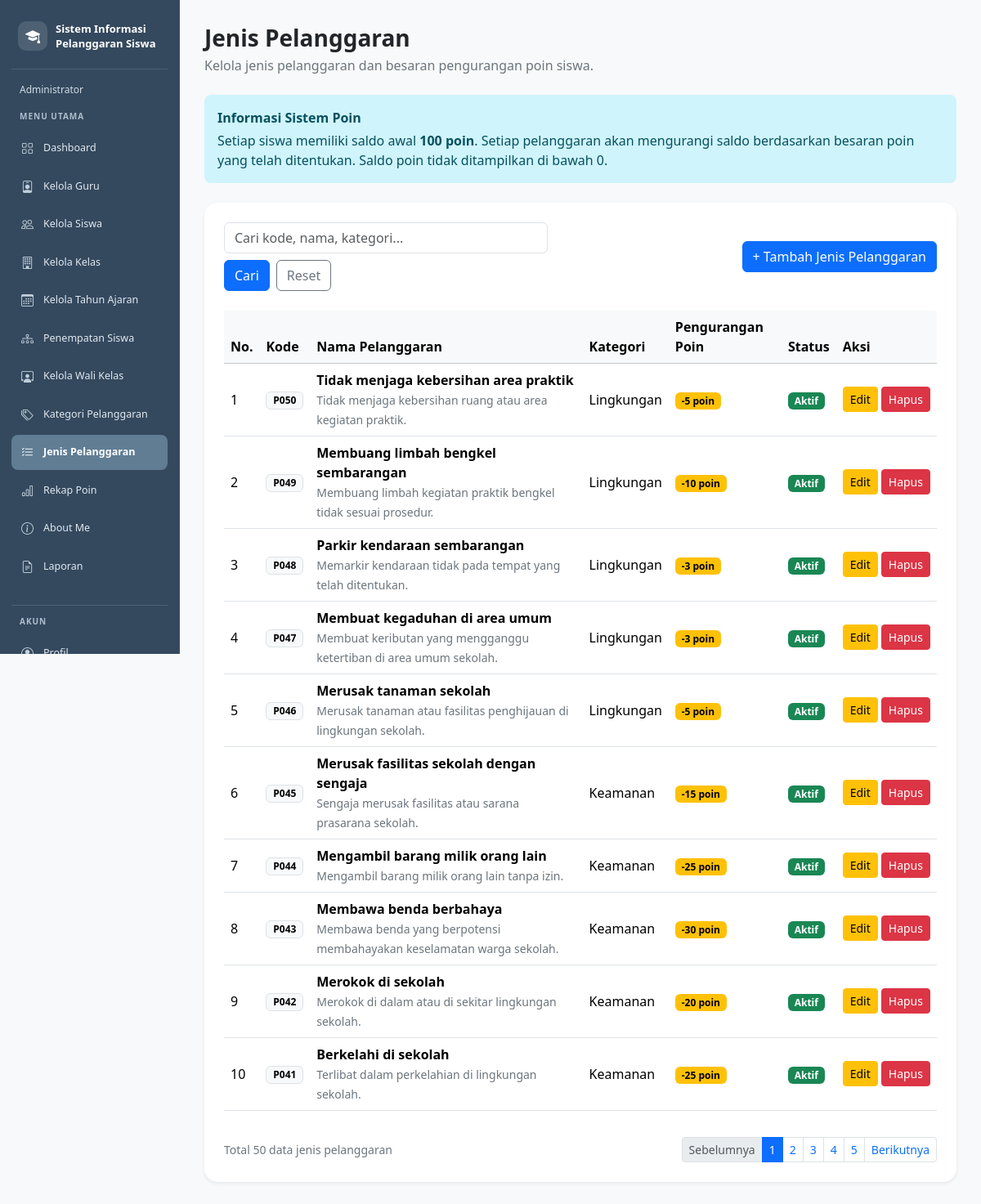
Page /jenis_pelanggaran.php (signed in) on the committed database.
### tables this page shows
CREATE TABLE `t_pelanggaran` (
  `id` int(11) NOT NULL,
  `pelanggaran_kategori_id` int(11) NOT NULL,
  `kode` varchar(30) NOT NULL,
  `nama` varchar(150) NOT NULL,
  `poin` int(11) NOT NULL,
  `deskripsi` text NOT NULL,
  `status_aktif` tinyint(1) NOT NULL,
  `created_at` timestamp NOT NULL DEFAULT current_timestamp(),
  `updated_at` timestamp NOT NULL DEFAULT current_timestamp()
);

CREATE TABLE `t_pelanggaran_kategori` (
  `id` int(11) NOT NULL,
  `nama` varchar(100) NOT NULL,
  `deskripsi` text NOT NULL,
  `status_aktif` tinyint(1) NOT NULL,
  `created_at` timestamp NOT NULL DEFAULT current_timestamp(),
  `updated_at` timestamp NOT NULL DEFAULT current_timestamp()
);

### jenis_pelanggaran.php (the view, shortened to what this page needs)
<?php
include "config/koneksi.php";
$cari = trim($_GET['cari'] ?? '');
$batas = 10;
$halaman = max(1, (int)($_GET['halaman'] ?? 1));
$where = "";
$kata = "%" . $cari . "%";
$sqlCount = "SELECT COUNT(*) AS total
             FROM t_pelanggaran p
             JOIN t_pelanggaran_kategori k
               ON k.id = p.pelanggaran_kategori_id
             $where";
if ($cari !== '') {
    $stmtCount = mysqli_prepare($koneksi, $sqlCount);
    if (!$stmtCount) {
        die("Gagal menyiapkan pencarian jumlah data.");
    }
    mysqli_stmt_bind_param(
        $stmtCount,
        "sss",
        $kata,
        $kata,
        $kata
    );
    mysqli_stmt_execute($stmtCount);
    $hasilCount = mysqli_stmt_get_result($stmtCount);
} else {
    $hasilCount = mysqli_query($koneksi, $sqlCount);
}
$totalData = (int) mysqli_fetch_assoc($hasilCount)['total'];
$totalHalaman = max(1, (int) ceil($totalData / $batas));
$halaman = min($halaman, $totalHalaman);
$offset = ($halaman - 1) * $batas;
$sql = "SELECT
            p.id,
            p.kode,
            p.nama,
            p.poin,
            p.deskripsi,
            p.status_aktif,
            k.nama AS nama_kategori
        FROM t_pelanggaran p
        JOIN t_pelanggaran_kategori k
          ON k.id = p.pelanggaran_kategori_id
        $where
        ORDER BY p.id DESC
        LIMIT $batas OFFSET $offset";
if ($cari !== '') {
    $stmt = mysqli_prepare($koneksi, $sql);
    if (!$stmt) {
        die("Gagal menyiapkan data jenis pelanggaran.");
    }
    mysqli_stmt_bind_param(
        $stmt,
        "sss",
        $kata,
        $kata,
        $kata
    );
    mysqli_stmt_execute($stmt);
    $data = mysqli_stmt_get_result($stmt);
} else {
    $data = mysqli_query($koneksi, $sql);
}
?>
<!DOCTYPE html>
<html lang="id">
<head>
    <link href="https://cdn.jsdelivr.net/npm/bootstrap@5.3.3/dist/css/bootstrap.min.css"
          rel="stylesheet">
</head>
<body class="bg-light">
<?php include "includes/sidebar.php"; ?>
<main style="margin-left:220px; padding:30px; min-height:100vh;">
    <div class="mb-4">
        <h3 class="fw-bold mb-1">Jenis Pelanggaran</h3>
        <p class="text-secondary mb-0">
            Kelola jenis pelanggaran dan besaran pengurangan poin siswa.
        </p>
    </div>
    <div class="alert alert-info border-0 rounded-3 mb-4">
        <div class="fw-semibold mb-1">
            Informasi Sistem Poin
        </div>
        Setiap siswa memiliki saldo awal <strong>100 poin</strong>.
        Setiap pelanggaran akan mengurangi saldo berdasarkan
        besaran poin yang telah ditentukan.
        Saldo poin tidak ditampilkan di bawah 0.
    </div>
    <div class="card border-0 shadow-sm rounded-4">
        <div class="card-body p-4">
            <div class="d-flex flex-wrap justify-content-between
                        align-items-center gap-3 mb-4">
                <form method="GET"
                      action="jenis_pelanggaran.php"
                      class="d-flex flex-wrap gap-2">
                    <input type="text"
                           name="cari"
                           class="form-control"
                           placeholder="Cari kode, nama, kategori..."
                           value="<?= htmlspecialchars($cari, ENT_QUOTES, 'UTF-8') ?>">
                    <button type="submit" class="btn btn-primary">
                        Cari
                    </button>
                    <a href="jenis_pelanggaran.php"
                       class="btn btn-outline-secondary">
                        Reset
                    </a>
                </form>
                <a href="tambah_pelanggaran.php"
                   class="btn btn-primary">
                    + Tambah Jenis Pelanggaran
                </a>
            </div>
            <div class="table-responsive">
                <table class="table table-hover align-middle">
                    <thead class="table-light">
                        <tr>
                            <th>No.</th>
                            <th>Kode</th>
                            <th>Nama Pelanggaran</th>
                            <th>Kategori</th>
                            <th>Pengurangan Poin</th>
                            <th>Status</th>
                            <th>Aksi</th>
                        </tr>
                    </thead>
                    <tbody>
                    <?php if (mysqli_num_rows($data) > 0): ?>
                        <?php $no = $offset + 1; ?>
                        <?php while ($row = mysqli_fetch_assoc($data)): ?>
                            <tr>
                                <td><?= $no++ ?></td>
                                <td>
                                    <span class="badge text-bg-light border">
                                        <?= htmlspecialchars($row['kode'], ENT_QUOTES, 'UTF-8') ?>
                                    </span>
                                </td>
                                <td style="min-width:220px;">
                                    <div class="fw-semibold">
                                        <?= htmlspecialchars($row['nama'], ENT_QUOTES, 'UTF-8') ?>
                                    </div>
                                    <small class="text-secondary">
                                        <?= htmlspecialchars($row['deskripsi'], ENT_QUOTES, 'UTF-8') ?>
                                    </small>
                                </td>
                                <td>
                                    <?= htmlspecialchars($row['nama_kategori'], ENT_QUOTES, 'UTF-8') ?>
                                </td>
                                <td>
                                    <span class="badge text-bg-warning">
                                        -<?= (int) $row['poin'] ?> poin
                                    </span>
                                </td>
                                <td>
                                    <?php if ((int) $row['status_aktif'] === 1): ?>
                                        <span class="badge text-bg-success">
                                            Aktif
                                        </span>
                                    <?php else: ?>
                                        <span class="badge text-bg-secondary">
                                            Nonaktif
                                        </span>
                                    <?php endif; ?>
                                </td>
                                <td>
                                    <div class="d-flex gap-1">
                                        <a href="edit_pelanggaran.php?id=<?= (int) $row['id'] ?>"
                                           class="btn btn-sm btn-warning">
                                            Edit
                                        </a>
                                        <form action="hapus_pelanggaran.php"
                                              method="POST"
                                              class="d-inline"
                                              onsubmit="return confirm('Yakin ingin menghapus jenis pelanggaran ini?');">
                                            <button type="submit"
                                                    class="btn btn-sm btn-danger">
                                                Hapus
                                            </button>
                                        </form>
                                    </div>
                                </td>
                            </tr>
                        <?php endwhile; ?>
                    <?php endif; ?>
                    </tbody>
                </table>
            </div>
            <div class="d-flex flex-wrap justify-content-between
                        align-items-center gap-3 mt-3">
                <small class="text-secondary">
                    Total <?= $totalData ?> data jenis pelanggaran
                </small>
                <?php if ($totalData > 0): ?>
                    <nav aria-label="Navigasi halaman">
                        <ul class="pagination pagination-sm mb-0">
                            <li class="page-item <?= $halaman <= 1 ? 'disabled' : '' ?>">
                                <a class="page-link"
                                   href="?cari=<?= urlencode($cari) ?>&halaman=<?= max(1, $halaman - 1) ?>">
                                    Sebelumnya
                                </a>
                            </li>
                            <?php for ($i = 1; $i <= $totalHalaman; $i++): ?>
                                <li class="page-item <?= $i == $halaman ? 'active' : '' ?>">
                                    <a class="page-link"
                                       href="?cari=<?= urlencode($cari) ?>&halaman=<?= $i ?>">
                                        <?= $i ?>
                                    </a>
                                </li>
                            <?php endfor; ?>
                            <li class="page-item <?= $halaman >= $totalHalaman ? 'disabled' : '' ?>">
                                <a class="page-link"
                                   href="?cari=<?= urlencode($cari) ?>&halaman=<?= min($totalHalaman, $halaman + 1) ?>">
                                    Berikutnya
                                </a>
                            </li>
                        </ul>
                    </nav>
                <?php endif; ?>
            </div>
        </div>
    </div>
</main>
</body>
</html>

### rows in the picture
t_pelanggaran: kode "P050", nama "Tidak menjaga kebersihan area praktik", deskripsi "Tidak menjaga kebersihan ruang atau area kegiatan praktik.", pelanggaran_kategori.nama "Lingkungan", poin "5", status_aktif "Aktif"
t_pelanggaran: kode "P049", nama "Membuang limbah bengkel sembarangan", deskripsi "Membuang limbah kegiatan praktik bengkel tidak sesuai prosedur.", pelanggaran_kategori.nama "Lingkungan", poin "10", status_aktif "Aktif"
t_pelanggaran: kode "P048", nama "Parkir kendaraan sembarangan", deskripsi "Memarkir kendaraan tidak pada tempat yang telah ditentukan.", pelanggaran_kategori.nama "Lingkungan", poin "3", status_aktif "Aktif"
t_pelanggaran: kode "P047", nama "Membuat kegaduhan di area umum", deskripsi "Membuat keributan yang mengganggu ketertiban di area umum sekolah.", pelanggaran_kategori.nama "Lingkungan", poin "3", status_aktif "Aktif"
t_pelanggaran: kode "P046", nama "Merusak tanaman sekolah", deskripsi "Merusak tanaman atau fasilitas penghijauan di lingkungan sekolah.", pelanggaran_kategori.nama "Lingkungan", poin "5", status_aktif "Aktif"
t_pelanggaran: kode "P045", nama "Merusak fasilitas sekolah dengan sengaja", deskripsi "Sengaja merusak fasilitas atau sarana prasarana sekolah.", pelanggaran_kategori.nama "Keamanan", poin "15", status_aktif "Aktif"
t_pelanggaran: kode "P044", nama "Mengambil barang milik orang lain", deskripsi "Mengambil barang milik orang lain tanpa izin.", pelanggaran_kategori.nama "Keamanan", poin "25", status_aktif "Aktif"
t_pelanggaran: kode "P043", nama "Membawa benda berbahaya", deskripsi "Membawa benda yang berpotensi membahayakan keselamatan warga sekolah.", pelanggaran_kategori.nama "Keamanan", poin "30", status_aktif "Aktif"
t_pelanggaran: kode "P042", nama "Merokok di sekolah", deskripsi "Merokok di dalam atau di sekitar lingkungan sekolah.", pelanggaran_kategori.nama "Keamanan", poin "20", status_aktif "Aktif"
t_pelanggaran: kode "P041", nama "Berkelahi di sekolah", deskripsi "Terlibat dalam perkelahian di lingkungan sekolah.", pelanggaran_kategori.nama "Keamanan", poin "25", status_aktif "Aktif"

### other values in the picture
$labelRole "Administrator"
$menu[0] "Dashboard"
$menu[0] "Kelola Guru"
$menu[0] "Kelola Siswa"
$menu[0] "Kelola Kelas"
$menu[0] "Kelola Tahun Ajaran"
$menu[0] "Penempatan Siswa"
$menu[0] "Kelola Wali Kelas"
$menu[0] "Kategori Pelanggaran"
$menu[0] "Jenis Pelanggaran"
$menu[0] "Rekap Poin"
$menu[0] "About Me"
$menu[0] "Laporan"
$totalData "50"
